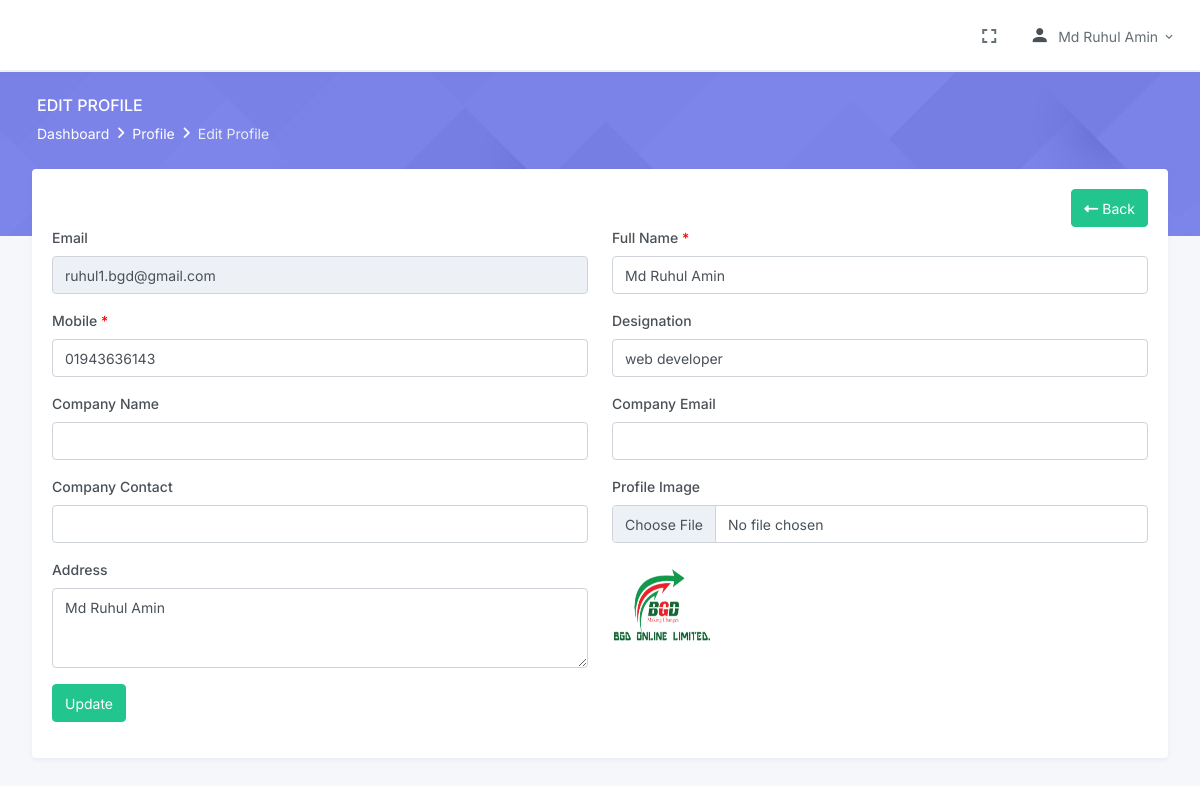
The page /edit_client_info.php (signed in) on the database its author committed.
### tables this page shows
CREATE TABLE `clients` (
  `id` int(255) NOT NULL,
  `clientid` varchar(255) NOT NULL,
  `name` varchar(50) NOT NULL,
  `email` varchar(50) NOT NULL,
  `mobail` varchar(11) NOT NULL,
  `password` varchar(50) NOT NULL,
  `designation` varchar(50) NOT NULL,
  `company_name` varchar(100) NOT NULL,
  `company_email` varchar(50) NOT NULL,
  `company_contact` varchar(11) NOT NULL,
  `company_address` text NOT NULL,
  `client_img` varchar(500) NOT NULL DEFAULT 'set_profile.jpeg',
  `created_at` datetime NOT NULL,
  `created_by` int(11) NOT NULL,
  `updated_at` datetime DEFAULT NULL,
  `updated_by` int(11) DEFAULT NULL,
  `vkey` varchar(100) DEFAULT NULL,
  `balance` float DEFAULT '0',
  `status` int(11) NOT NULL
);

### inc/functions.inc.php (called while the page is built, shortened)
<?php
function db_conn()
{
    $db = mysqli_connect("localhost", "bgdbilli_client", "bgdclient", "bgdbilli_client");
    return $db;
}
function select($table_name, $field_names, $conditions = "", $join = "")
{
    $new_conditions = $conditions;
    if ($conditions) {
        $new_conditions =  "WHERE $conditions ";
    }
      $select = "SELECT $field_names FROM $table_name $join $new_conditions";
    $result = mysqli_query(db_conn(), $select);
    return $result;
}

### edit_client_info.php (the view, shortened to what this page needs)
<?php
require_once 'inc/header.inc.php';
    $getid= $_SESSION['LOGIN_ID'];
    $condition=" id= $getid ";
   	$getdata=select('clients','*',$condition);
    if (mysqli_num_rows($getdata) > 0) {
    $singledata=mysqli_fetch_assoc($getdata);
?>
                    <div class="page-title-box cpage">
                        <div class="container-fluid">
                         <div class="row align-items-center">
                             <div class="col-sm-6">
                                 <div class="page-title cpage-text">
                                     <h4>Edit Profile</h4>
                                         <ol class="breadcrumb m-0">
                                             <li class="breadcrumb-item"><a href="index.php">Dashboard</a></li>
                                             <li class="breadcrumb-item"><a href="javascript: void(0);">Profile</a></li>
                                             <li class="breadcrumb-item active">Edit Profile</li>
                                         </ol>
                                 </div>
                             </div>
                         </div>
                        </div>
                     </div>
                    <div class="container-fluid">
                        <div class="page-content-wrapper">
                            <div class="row">
                                <div class="col-12">
                                    <div class="card ccard">
                                        <div class="card-body">
                                            <div class="row">
                                                <div class="col-xl-12 col-lg-12 col-md-12 col-sm-12 d-flex justify-content-end">
                                                    <a href="profile.php" class="btn btn-success float-right"><i class="fas fa-long-arrow-alt-left"></i> Back</a>
                                                </div>
                                            </div>
                                            <form id="edit_client_info" action="edit_client_info_action.php" method="POST" enctype="multipart/form-data">
                                                         <div class="row">
                                                             <div class="col-lg-6">
                                                                    <div class="mb-3">
                                                                        <label class="form-label" for="progress-basicpill-firstname-input">Email</label>
                                                                        <input type="text" name="name" class="form-control" id="progress-basicpill-firstname-input" readonly value="<?=$singledata['email'];?>">
                                                                    </div>
                                                                </div>
                                                                <div class="col-lg-6">
                                                                    <div class="mb-3">
                                                                        <label class="form-label" for="progress-basicpill-firstname-input">Full Name <span>*</span></label>
                                                                        <input type="text" name="name" class="form-control name" id="progress-basicpill-firstname-input" value="<?=$singledata['name'];?>">
                                                                    </div>
                                                                </div>
                                                            </div>
                                                            <div class="row">
                                                            <div class="col-lg-6">
                                                                    <div class="mb-3">
                                                                        <label class="form-label" for="progress-basicpill-phoneno-input">Mobile <span>*</span></label>
                                                                        <input type="text" class="form-control mobile" name="mobile" id="progress-basicpill-phoneno-input" value="<?=$singledata['mobail'];?>">
                                                                    </div>
                                                                </div>
                                                                <div class="col-lg-6">
                                                                    <div class="mb-3">
                                                                        <label class="form-label" for="progress-basicpill-email-input">Designation</label>
                                                                        <input type="text" name="designation" class="form-control designation" id="progress-basicpill-email-input" value="<?=$singledata['designation'];?>">
                                                                    </div>
                                                                </div>
                                                            </div>
                                                            <div class="row">
                                                                 <div class="col-lg-6">
                                                                    <div class="mb-3">
                                                                        <label class="form-label" for="progress-basicpill-phoneno-input">Company Name</label>
                                                                        <input type="text" name="cname" class="form-control cname" id="progress-basicpill-phoneno-input" value="<?=$singledata['company_name'];?>">
                                                                    </div>
                                                                </div>
                                                                <div class="col-lg-6">
                                                                    <div class="mb-3">
                                                                        <label class="form-label" for="progress-basicpill-email-input">Company Email</label>
                                                                        <input type="email" name="cemail" class="form-control cemail" id="progress-basicpill-email-input" value="<?=$singledata['company_email'];?>">
                                                                    </div>
                                                                </div>
                                                            </div>
                                                            <div class="row">
                                                                <div class="col-lg-6">
                                                                    <div class="mb-3">
                                                                        <label class="form-label" for="progress-basicpill-phoneno-input">Company Contact</label>
                                                                        <input type="text" name="cmobile" class="form-control cmobile" id="progress-basicpill-phoneno-input" value="<?=$singledata['company_contact'];?>">
                                                                    </div>
                                                                </div>
                                                                <div class="col-lg-6 col-md-6">
                                                                    <div class="mb-3">
                                                                        <label class="form-label" for="progress-basicpill-address-input">Profile Image</label>
                                                                        <input type="file" name="image" accept=".jpg,.png,.jfif,.PNG,.JPG,.JPEG,.jpeg" class="form-control">
                                                                    </div>
                                                                </div>
                                                            </div>
                                                            <div class="row">
                                                            <div class="col-lg-6 col-md-6">
                                                                    <div class="mb-3">
                                                                        <label class="form-label" for="progress-basicpill-address-input">Address</label>
                                                                        <textarea id="progress-basicpill-address-input" name="caddress" class="form-control caddress" rows="3"><?=$singledata['name'];?></textarea>
                                                                    </div>
                                                                </div>
                                                                <div class="col-lg-6 col-md-6">
                                                                    <a target="_blank" href="assets/images/upload/<?=$singledata['client_img']?>"><img src="assets/images/upload/<?=$singledata['client_img']?>" style="width:100px;height:80px;margin-top:10px;"></a>
                                                                </div>
                                                                </div>
                                                            <div class="row">
                                                                <div class="col-lg-12">
                                                                    <div class="mb-3">
                                                                        <input type="submit" name="edit_client_info" id="submitbtn" value="Update" class="btn btn-success" />
                                                                    </div>
                                                                </div>
                                                            </div>
                                                            <div class="reg_wrrongsms"></div>
                                                        </form>
                                        </div>
                                    </div>
                                </div>
                            </div>
                    </div>
                </div>
    <?php
    require_once 'inc/footer.inc.php';
	}
     ?>

### assets/css/style.css (style rules this page uses)
form span { color: red; }
.reg_wrrongsms { position: fixed; padding: 10px; top: 10px; right: 10px; z-index: 99999; }
.cpage { margin-top:72px; }
.cpage-text { margin-left: 25px; }
.ccard { margin:0px 20px 20px 20px; }

### rows shown on the page
clients: name "ruhul1.bgd@gmail.com", name "Md Ruhul Amin", mobile "01943636143", designation "web developer", caddress "Md Ruhul Amin", client_img (picture)

### other values the page prints
$_SESSION['USER_NAME'] "Md Ruhul Amin"
